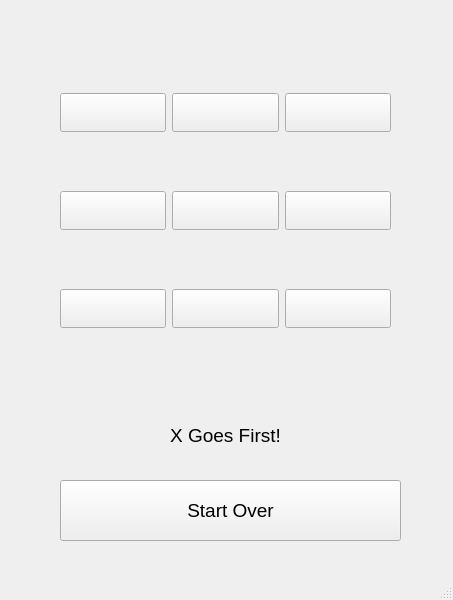
<?xml version="1.0" encoding="UTF-8"?>
<ui version="4.0">
 <class>MainWindow</class>
 <widget class="QMainWindow" name="MainWindow">
  <property name="geometry">
   <rect>
    <x>0</x>
    <y>0</y>
    <width>453</width>
    <height>600</height>
   </rect>
  </property>
  <property name="windowTitle">
   <string>MainWindow</string>
  </property>
  <widget class="QWidget" name="centralwidget">
 <widget class="QPushButton" name="startPushButton">
    <property name="geometry">
     <rect>
      <x>60</x>
      <y>480</y>
      <width>341</width>
      <height>61</height>
     </rect>
    </property>
    <property name="font">
     <font>
      <pointsize>14</pointsize>
     </font>
    </property>
    <property name="text">
     <string>Start Over</string>
    </property>
   </widget>
   <widget class="QLabel" name="label">
    <property name="geometry">
     <rect>
      <x>60</x>
      <y>410</y>
      <width>331</width>
      <height>51</height>
     </rect>
    </property>
    <property name="font">
     <font>
      <pointsize>14</pointsize>
     </font>
    </property>
    <property name="text">
     <string>X Goes First!</string>
    </property>
    <property name="alignment">
     <set>Qt::AlignCenter</set>
    </property>
   </widget>
   <widget class="QWidget" name="layoutWidget">
    <property name="geometry">
     <rect>
      <x>60</x>
      <y>40</y>
      <width>331</width>
      <height>341</height>
     </rect>
    </property>
    <layout class="QGridLayout" name="gridLayout">
     <item row="1" column="1">
 <widget class="QPushButton" name="pushButton_001">
       <property name="font">
        <font>
         <pointsize>20</pointsize>
         <weight>75</weight>
         <bold>true</bold>
        </font>
       </property>
       <property name="text">
        <string/>
       </property>
      </widget>
     </item>
     <item row="3" column="2">
      <widget class="QPushButton" name="pushButton_008">
       <property name="font">
        <font>
         <pointsize>20</pointsize>
         <weight>75</weight>
         <bold>true</bold>
        </font>
       </property>
       <property name="text">
        <string/>
       </property>
      </widget>
     </item>
     <item row="3" column="1">
      <widget class="QPushButton" name="pushButton_007">
       <property name="font">
        <font>
         <pointsize>20</pointsize>
         <weight>75</weight>
         <bold>true</bold>
        </font>
       </property>
       <property name="text">
        <string/>
       </property>
      </widget>
     </item>
     <item row="2" column="2">
      <widget class="QPushButton" name="pushButton_005">
       <property name="font">
        <font>
         <pointsize>20</pointsize>
         <weight>75</weight>
         <bold>true</bold>
        </font>
       </property>
       <property name="text">
        <string/>
       </property>
      </widget>
     </item>
     <item row="2" column="1">
      <widget class="QPushButton" name="pushButton_004">
       <property name="font">
        <font>
         <pointsize>20</pointsize>
         <weight>75</weight>
         <bold>true</bold>
        </font>
       </property>
       <property name="text">
        <string/>
       </property>
      </widget>
     </item>
     <item row="1" column="2">
      <widget class="QPushButton" name="pushButton_002">
       <property name="font">
        <font>
         <pointsize>20</pointsize>
         <weight>75</weight>
         <bold>true</bold>
        </font>
       </property>
       <property name="text">
        <string/>
       </property>
      </widget>
     </item>
     <item row="1" column="3">
      <widget class="QPushButton" name="pushButton_003">
       <property name="font">
        <font>
         <pointsize>20</pointsize>
         <weight>75</weight>
         <bold>true</bold>
        </font>
       </property>
       <property name="text">
        <string/>
       </property>
      </widget>
     </item>
     <item row="2" column="3">
      <widget class="QPushButton" name="pushButton_006">
       <property name="font">
        <font>
         <pointsize>20</pointsize>
         <weight>75</weight>
         <bold>true</bold>
        </font>
       </property>
       <property name="text">
        <string/>
       </property>
      </widget>
     </item>
     <item row="3" column="3">
      <widget class="QPushButton" name="pushButton_009">
       <property name="font">
        <font>
         <pointsize>20</pointsize>
         <weight>75</weight>
         <bold>true</bold>
        </font>
       </property>
       <property name="text">
        <string/>
       </property>
      </widget>
     </item>
    </layout>
   </widget>
  </widget>
  <widget class="QMenuBar" name="menubar">
   <property name="geometry">
    <rect>
     <x>0</x>
     <y>0</y>
     <width>453</width>
     <height>27</height>
    </rect>
   </property>
  </widget>
  <widget class="QStatusBar" name="statusbar"/>
 </widget>
 <resources/>
 <connections/>
</ui>
